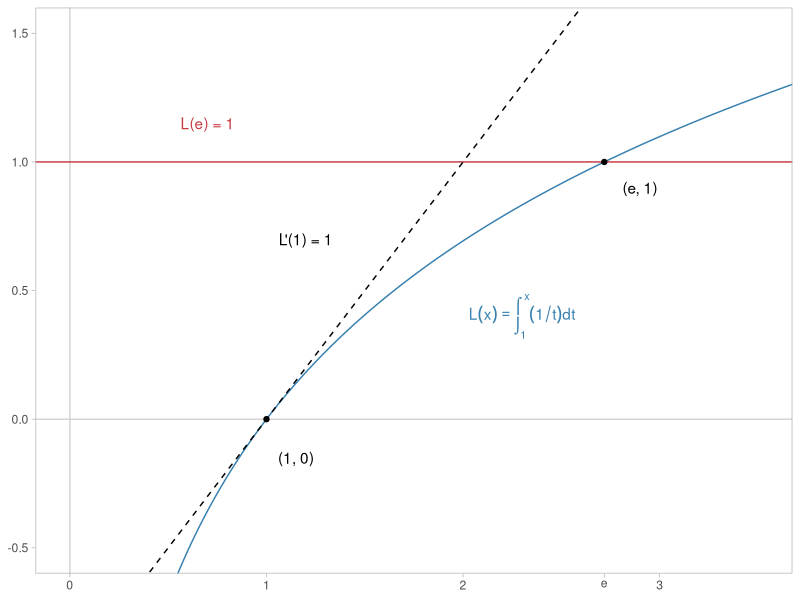
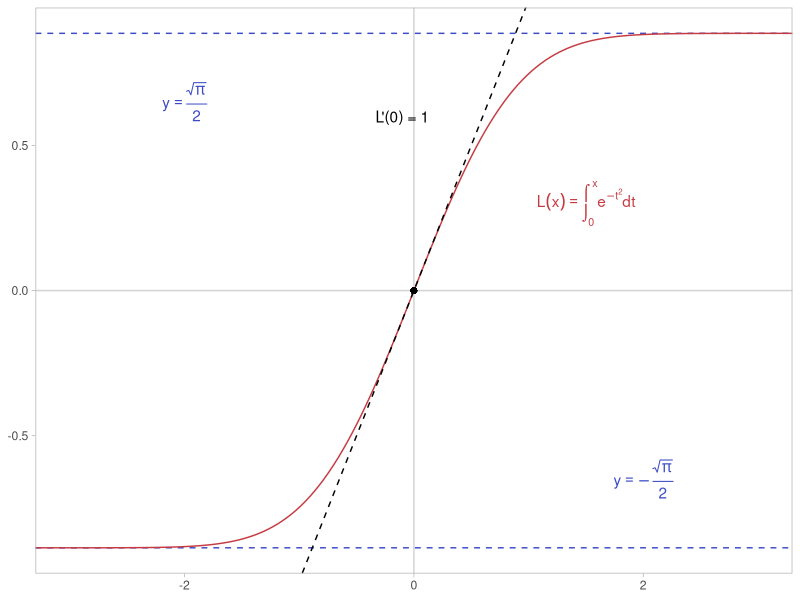
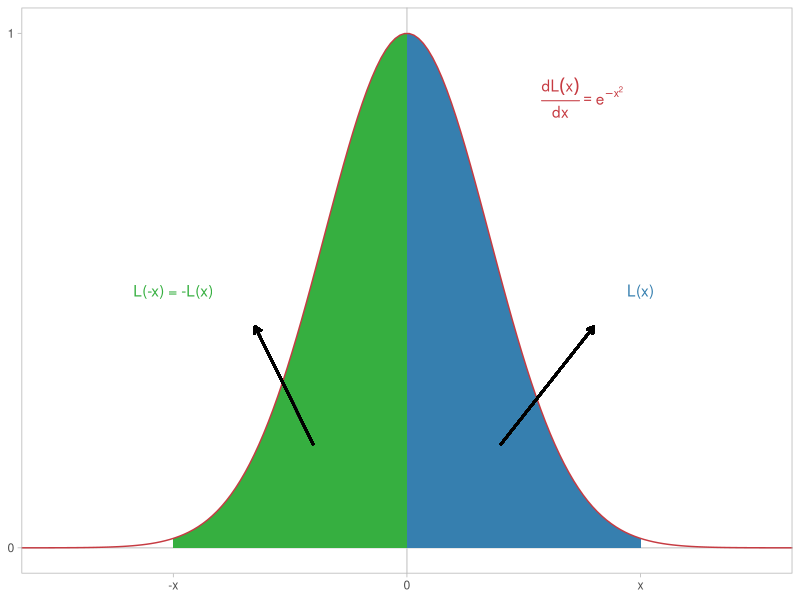
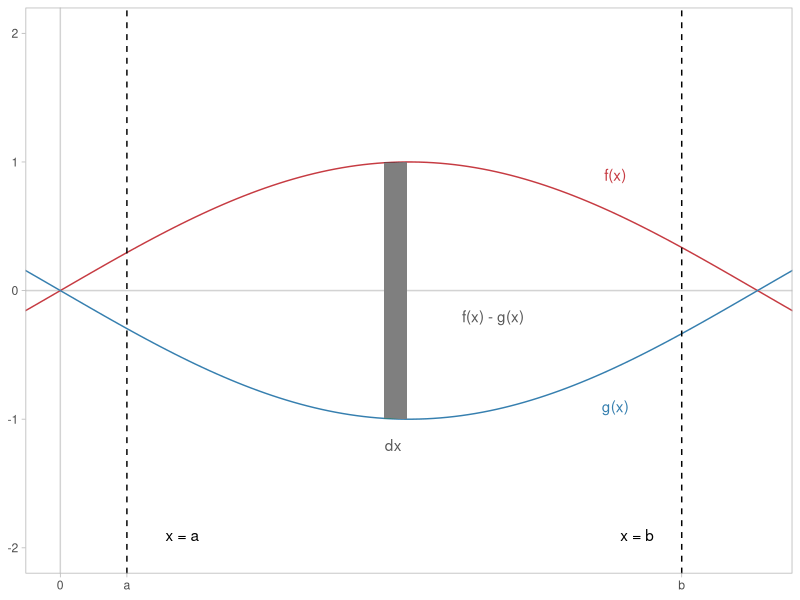
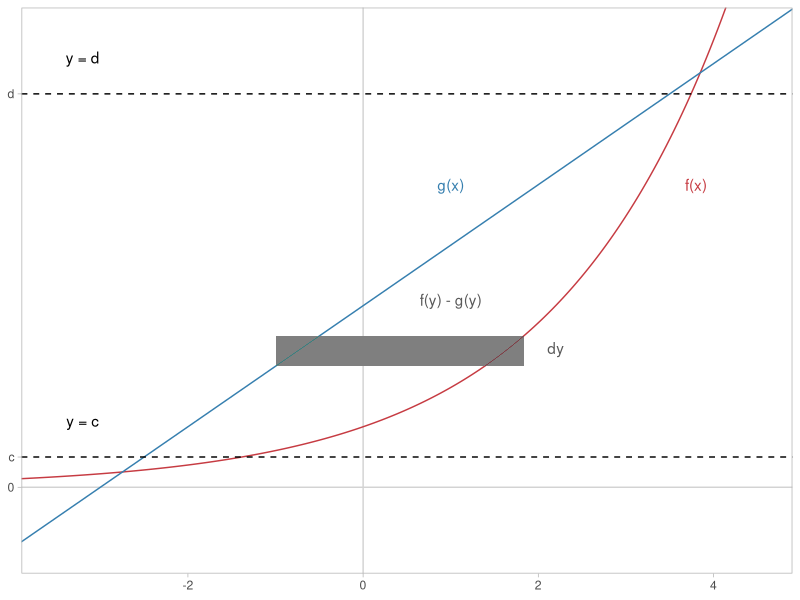
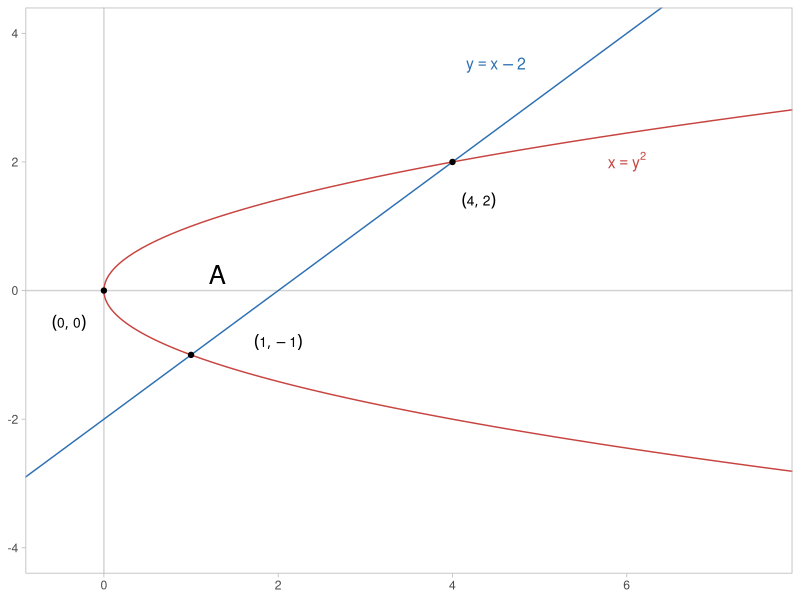
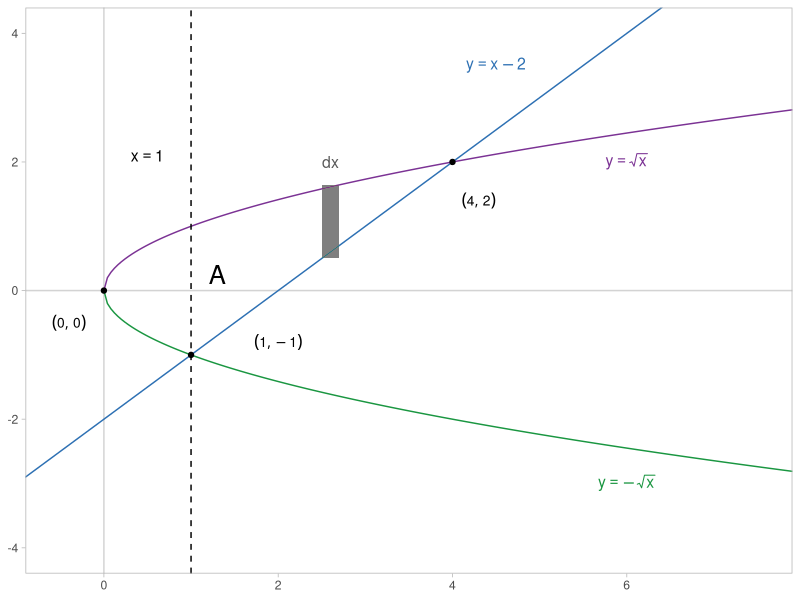
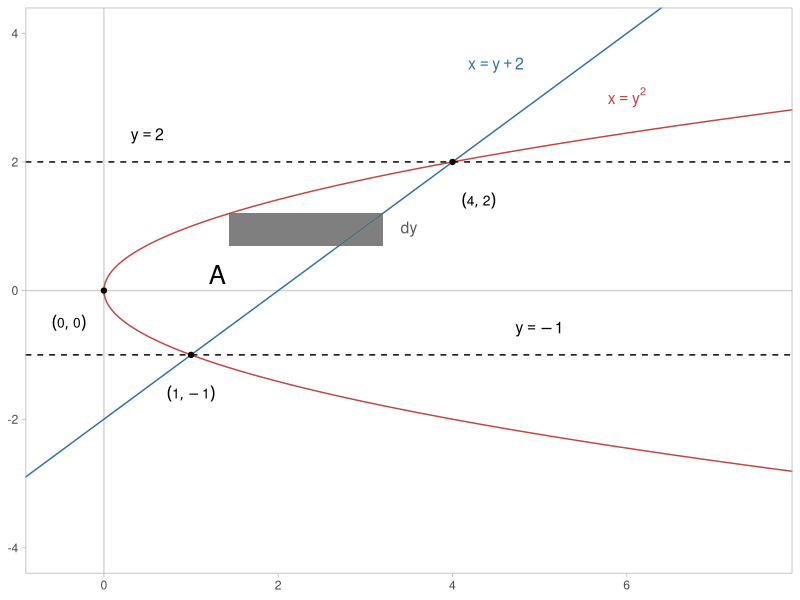

The R source for these figures, in order:
## ---- chunk 1
knitr::opts_chunk$set(echo = TRUE)
## ---- chunk 2
library(dplyr)
library(tidyr)
library(ggplot2)
## ---- chunk 3
log_int_plot <- tibble(
  x = seq(from = 0.3, to = 4, length.out = 200),
  L_x = log(abs(x))-log(abs(1))
) %>% 
  ggplot(aes(x = x, y = L_x)) + 
  geom_vline(xintercept = 0, color = "lightgrey") + 
  geom_hline(yintercept = 0, color = "lightgrey") + 
  geom_line(color = "#367faf") + 
  geom_hline(yintercept = 1, color = "#c63b42") + 
  geom_abline(slope = 1, intercept = -1, linetype = "dashed") + 
  geom_point(
    data = tibble(x = c(1, exp(1)), y = c(0, 1)),
    aes(x = x, y = y)
  ) + 
  annotate(
    geom = "text", x = 2.3, y = 0.4,
    label = "L(x)==integral((1/t)*dt, 1, x)", parse = TRUE,
    color = "#367faf"
  ) + 
  annotate(geom = "text", x = 0.7, y = 1.15, label = "L(e) = 1",
           color = "#c63b42") + 
  annotate(geom = "text", x = 1.2, y = 0.7, label = "L'(1) = 1") + 
  annotate(
    geom = "text", x = c(1.15, 2.9), y = c(-0.15, 0.9),
    label = c("(1, 0)", "(e, 1)")
  ) + 
  coord_cartesian(xlim = c(0, 3.5), ylim = c(-0.5, 1.5)) + 
  scale_x_continuous(breaks = c(0, 1, 2, exp(1), 3),
                     labels = expression(0, 1, 2, e, 3)) + 
  theme_light() + 
  theme(panel.grid = element_blank()) + 
  labs(x = NULL, y = NULL)

log_int_plot
## ---- chunk 4
pre_erf <- function(x){
  err_fun <- function(x) 2*pnorm(q = x*sqrt(2)) - 1
  #err_fun <- function(x) pchisq(2*x^2,1)*sign(x)
  
  limits <- function(x) (sqrt(pi)/2)*err_fun(x)
  
  #El límite inferior de la integral es cero, por eso `limits(0)`.
  L_x <- limits(x) - limits(0)
  
  return(L_x)
}
## ---- chunk 5
pre_erf_plot <- tibble(
  x = seq(from = -4, to = 4, length.out = 200),
  L_x = pre_erf(x)
) %>% 
  ggplot(aes(x = x, y = L_x)) + 
  geom_vline(xintercept = 0, color = "lightgrey") + 
  geom_hline(yintercept = 0, color = "lightgrey") + 
  geom_hline(
    yintercept = c(-sqrt(pi)/2, sqrt(pi)/2),
    linetype = "dashed", color = "#3b4bc6"
  ) + 
  geom_line(color = "#c63b42") + 
  geom_abline(slope = 1, intercept = 0, linetype = "dashed") + 
  geom_point(aes(x = 0, y = 0)) + 
  annotate(
    geom = "text", x = 1.5, y = 0.3,
    label = "L(x) == integral(e^-t^2*dt, 0, x)",
    parse = TRUE, color = "#c63b42"
  ) + 
  annotate(
    geom = "text", x = -0.1, y = 0.6,
    label = "L'(0) = 1"
  ) + 
  annotate(
    geom = "text", x = c(-2, 2), y = c(0.65, -0.65),
    label = c("y == over(sqrt(pi), 2)", "y == -over(sqrt(pi), 2)"),
    parse = TRUE, color = "#3b4bc6"
  ) + 
  coord_cartesian(xlim = c(-3, 3)) + 
  theme_light() + 
  theme(panel.grid = element_blank()) + 
  labs(x = NULL, y = NULL)

pre_erf_plot
## ---- chunk 6
deriv_pre_erf_plot <- tibble(
  x = seq(from = -4, to = 4, length.out = 200),
  dL_x = exp(1)^(-x^2)
) %>% 
  ggplot(aes(x = x, y = dL_x)) + 
  geom_vline(xintercept = 0, color = "lightgrey") + 
  geom_hline(yintercept = 0, color = "lightgrey") + 
  geom_area(
    data = tibble(
      x = seq(from = 0, to = 2, length.out = 200),
      area = exp(1)^(-x^2)
    ),
    aes(x = x, y = area),
    fill = "#367faf"
  ) + 
  geom_area(
    data = tibble(
      x = seq(from = -2, to = 0, length.out = 200),
      area = exp(1)^(-x^2)
    ),
    aes(x = x, y = area),
    fill = "#36af40"
  ) + 
  geom_line(color = "#c63b42") + 
  annotate(
    geom = "text", x = 1.5, y = 0.75+((1-0.75)/2),
    label = "over(d*L(x), dx) == e^-x^2", parse = TRUE,
    color = "#c63b42"
  ) + 
  annotate(
    geom = "text", x = 2, y = 0.5, label = "L(x)",
    color = "#367faf"
  ) + 
  annotate(
    geom = "text", x = -2, y = 0.5, label = "L(-x) = -L(x)",
    color = "#36af40"
  ) + 
  geom_segment(
    aes(x = -0.8, xend = -1.3, y = 0.2, yend = 0.43),
    arrow = arrow(length = unit(0.2, "cm")), size = 0.8
  ) + 
  geom_segment(
    aes(x = 0.8, xend = 1.6, y = 0.2, yend = 0.43),
    arrow = arrow(length = unit(0.2, "cm")), size = 0.8
  ) + 
  coord_cartesian(xlim = c(-3, 3)) + 
  scale_x_continuous(breaks = c(-2, 0, 2), labels = c("-x", "0", "x")) + 
  scale_y_continuous(breaks = c(0, 1)) + 
  theme_light() + 
  theme(panel.grid = element_blank()) + 
  labs(x = NULL, y = NULL)

deriv_pre_erf_plot
## ---- chunk 7
first_method <- tibble(
  x = seq(from = -pi/2, to = 3*(pi/2), length.out = 200),
  f_x = sin(x),
  g_x = -sin(x)
) %>% 
  ggplot(aes(x = x)) + 
  geom_vline(xintercept = 0, color = "lightgrey") + 
  geom_hline(yintercept = 0, color = "lightgrey") + 
  geom_line(aes(y = f_x), color = "#c63b42") +
  geom_line(aes(y = g_x), color = "#367faf") + 
  geom_vline(xintercept = c(0.3, 2.8), linetype = "dashed") + 
  geom_rect(aes(xmin = 1.46, xmax = 1.56, ymin = -1, ymax = 1), alpha = 0.01) + 
  annotate(
    geom = "text",
    x = c(rep(2.5, 2), 1.5, 1.95, 0.55, 2.6),
    y = c(0.9, -0.9, -1.2, -0.2, rep(-1.9, 2)),
    label = c("f(x)", "g(x)", "dx", "f(x) - g(x)", "x = a", "x = b"),
    color = c("#c63b42", "#367faf", rep("#595959", 2), rep("black", 2))
  ) + 
  coord_cartesian(xlim = c(0, pi)) + 
  expand_limits(y = c(-2, 2)) + 
  scale_x_continuous(breaks = c(0, 0.3, 2.8), labels = c("0", "a", "b")) + 
  theme_light() + 
  theme(panel.grid = element_blank()) + 
  labs(x = NULL, y = NULL)

first_method
## ---- chunk 8
second_method <- tibble(
  x = seq(from = -4, to = 5, length.out = 200),
  g_x = x + 3,
  f_x = exp(x/2)
) %>% 
  ggplot(aes(x = x)) + 
  geom_vline(xintercept = 0, color = "lightgrey") + 
  geom_hline(yintercept = 0, color = "lightgrey") + 
  geom_line(aes(y = f_x), color = "#c63b42") + 
  geom_line(aes(y = g_x), color = "#367faf") + 
  geom_rect(
    aes(xmin = -1, xmax = 2*log(2.5), ymin = 2, ymax = 2.5),
    alpha = 0.01
  ) +
  geom_hline(
    yintercept = c(0.5, 6.5),
    linetype = "dashed"
  ) + 
  annotate(
    geom = "text",
    x = c(1, 3.8, 1, 2.2, rep(-3.2, 2)),
    y = c(rep(5, 2), 3.1, 2.3, 1.1, 7.1),
    label = c("g(x)", "f(x)", "f(y) - g(y)", "dy", "y = c", "y = d"),
    color = c("#367faf", "#c63b42", rep("#595959", 2), rep("black", 2))
  ) + 
  coord_cartesian(xlim = c(-3.5, 4.5), ylim = c(-1, 7.5)) + 
  scale_y_continuous(breaks = c(0, 0.5, 6.5), labels = c("0", "c", "d")) + 
  theme_light() + 
  theme(panel.grid = element_blank()) + 
  labs(x = NULL, y = NULL)

second_method
## ---- chunk 9
example_init <- tibble(
  y = seq(from = -4, to = 4, length.out = 200),
  x_sq = (y^2)
) %>% 
  ggplot() + 
  geom_vline(xintercept = 0, color = "lightgrey") + 
  geom_hline(yintercept = 0, color = "lightgrey")


main_lines <- list(
  geom_path(aes(x = x_sq, y = y), color = "#c74440"), 
  geom_abline(slope = 1, intercept = -2, color = "#2d70b3")
)


intersects_and_text <- list(
  annotate(
    geom = "text",
    x = c(1.3, 6, 4.5, 2, -0.4, 4.3),
    y = c(0.25, 2, 3.5, -0.8, -0.5, 1.4),
    label = c("A", "x == y^2", "y == x - 2",
              "(list(1, -1))", "(list(0, 0))", "(list(4, 2))"),
    color = c("black", "#c74440", "#2d70b3", rep("black", 3)),
    parse = TRUE,
    size = c(6.5, rep(4, 2), rep(3.5, 3))
  ),
  geom_point(
    data = tibble(y = c(-1, 0, 2), x = y^2),
    aes(x = x, y = y)
  )
)


example_design <- list(
  coord_cartesian(xlim = c(-0.5, 7.5), ylim = c(-4, 4)), 
  theme_light(), 
  theme(panel.grid = element_blank()), 
  labs(x = NULL, y = NULL)
)



new_lines <- list(
  geom_line(
    data = tibble(x = seq(from = 0, to = 1, length.out = 200),
                  y = x^2),
    aes(x = y, y = -x),
    color = "#7b3294"
  ),
  geom_line(
    data = tibble(x = seq(from = 0, to = 2, length.out = 200),
                  y = x^2),
    aes(x = y, y = x),
    color = "#1a9641"
  ),
  geom_segment(aes(x = 1, xend = 4, y = -1, yend = 2), color = "#fb9a99")
)

new_elements <- list(
  geom_vline(xintercept = 1, linetype = "dashed"),
  geom_point(
    data = tibble(y = c(-1, 0, 2), x = y^2),
    aes(x = x, y = y)
  )
)
## ---- chunk 10
example_init_plot <- example_init + 
  main_lines + 
  intersects_and_text +
  example_design

example_init_plot
## ---- chunk 11
example_method_1 <- example_init + 
  geom_line(
    data = tibble(x = seq(from = 0, to = 8, length.out = 200), y = sqrt(x)),
    aes(x = x, y = y),
    color = "#7b3294"
  ) + 
  geom_line(
    data = tibble(x = seq(from = 0, to = 8, length.out = 200), y = -sqrt(x)),
    aes(x = x, y = y),
    color = "#1a9641"
  ) + 
  geom_abline(slope = 1, intercept = -2, color = "#2d70b3") + 
  geom_vline(xintercept = 1, linetype = "dashed") + 
  geom_rect(aes(xmin = 2.5, xmax = 2.7, ymin = 0.5, ymax = sqrt(2.7)),
            alpha = 0.01) + 
  annotate(
    geom = "text",
    x = c(1.3, 6, 6, 4.5, 2, -0.4, 4.3, 0.5, 2.6),
    y = c(0.25, 2, -3, 3.5, -0.8, -0.5, 1.4, 2.1, 2),
    label = c("A", "y == sqrt(x)", "y == -sqrt(x)", "y == x - 2",
              "(list(1, -1))", "(list(0, 0))", "(list(4, 2))", "x == 1", "dx"),
    color = c("black", "#7b3294", "#1a9641",
              "#2d70b3", rep("black", 4), "#595959"),
    parse = TRUE,
    size = c(6.5, rep(4, 3), rep(3.5, 3), 4, 4)
  ) + 
  geom_point(
    data = tibble(y = c(-1, 0, 2), x = y^2),
    aes(x = x, y = y)
  ) + 
  example_design

example_method_1
## ---- chunk 12
example_method_2 <- example_init + 
  geom_path(aes(x = x_sq, y = y), color = "#c74440") + 
  geom_abline(slope = 1, intercept = -2, color = "#2d70b3") + 
  geom_hline(
    yintercept = c(-1, 2), linetype = "dashed"
  ) + 
  geom_rect(
    aes(ymin = 0.7, ymax = 1.2, xmin = (1.2^2), xmax = (1.2+2)),
    alpha = 0.01
  ) + 
  annotate(
    geom = "text",
    x = c(1.3, 6, 4.5, 1, -0.4, 4.3, 3.5, 5, 0.5),
    y = c(0.25, 3, 3.5, -1.6, -0.5, 1.4, 0.95, -0.6, 2.4),
    label = c("A", "x == y^2", "x == y + 2",
              "(list(1, -1))", "(list(0, 0))", "(list(4, 2))", "dy",
              "y == -1", "y == 2"),
    color = c("black", "#c74440", "#2d70b3", rep("black", 3), "#595959",
              rep("black", 2)),
    parse = TRUE,
    size = c(6.5, rep(4, 2), rep(3.5, 3), rep(4, 3))
  ) + 
  geom_point(
    data = tibble(y = c(-1, 0, 2), x = y^2),
    aes(x = x, y = y)
  ) + 
  example_design

example_method_2
